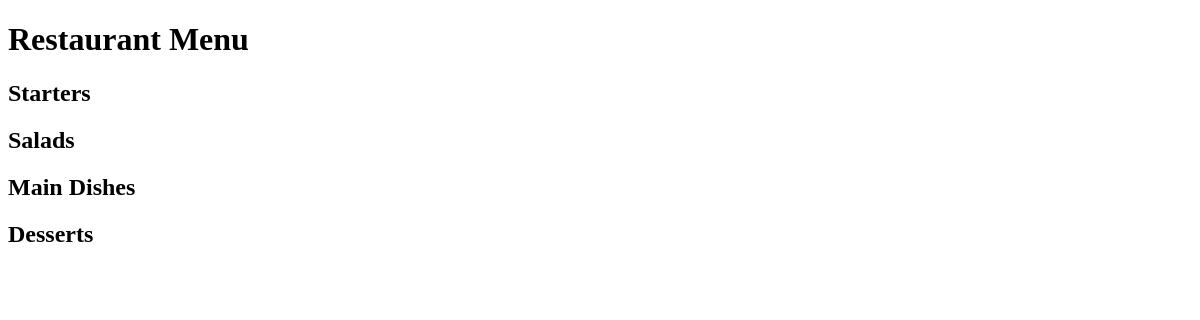
Before: / with the older database file.
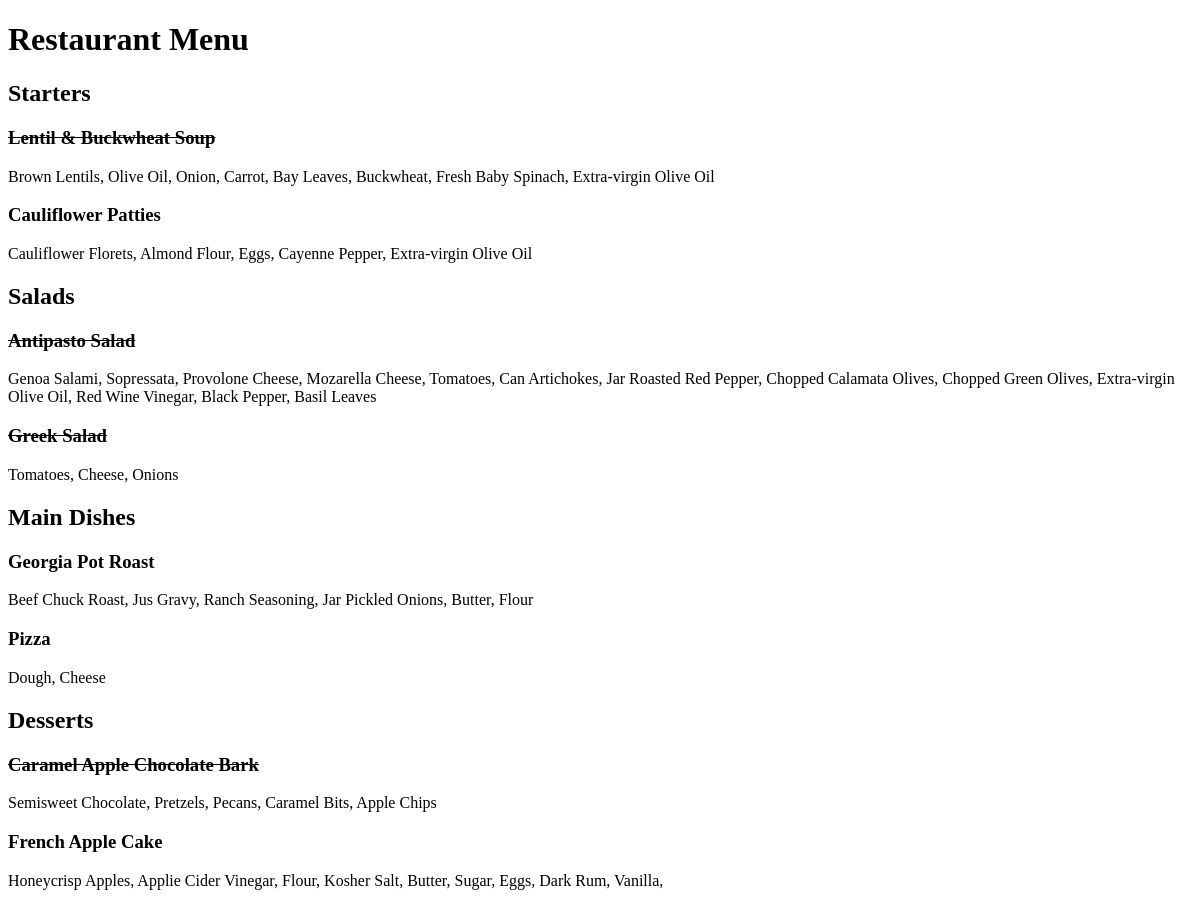
After: the same page with the newer database file.
### restaurant_menu/models.py (models this page shows, shortened)
class Item(models.Model):
    meal = models.CharField(max_length=1000, unique=True)
    description = models.CharField(max_length=4000)
    price = models.DecimalField(max_digits=9, decimal_places=2)
    category = models.CharField(max_length=200, choices=MEAL_TYPE)
    author = models.ForeignKey(User, on_delete=models.SET_NULL, null=True)
    status = models.IntegerField(choices=STATUS, default=0)
    date_created = models.DateTimeField(auto_now_add=True)
    date_uploaded = models.DateTimeField(auto_now=True)

### restaurant_menu/views.py (the view)
# urls.py: path('', views.MenuList.as_view(), name='home')
class MenuList(generic.ListView):
    queryset = Item.objects.order_by("-date_created")
    template_name = "index.html"
    def get_context_data(self, **kwargs):
        context = super().get_context_data(**kwargs)
        context["meals"] = MEAL_TYPE
        return context

### restaurant_menu/templates/index.html (shortened to what this page needs)
<!DOCTYPE html>
<html lang="en">
<head>
</head>
<body>
    <h1>Restaurant Menu</h1>
    {% for meal in meals %}
        <h2>{{ meal.1 }}</h2>
            {% for row in item_list %}
                {% if row.category == meal.0 %}
                    {% if row.status == 0 %}
                        <h3><del>{{ row.meal }}</del></h3>
                        <p>{{ row.description }}</p>
                    {% else %}
                        <h3>{{ row.meal }}</h3>
                        <p>{{ row.description }}</p>
                    {% endif %}
                {% endif %}
        {% endfor %}
    {% endfor %}
</body>
</html>

Changed rows visible on the page:
added Item: meal "Lentil & Buckwheat Soup", description "Brown Lentils, Olive Oil, Onion, Carrot, Bay Leaves, Buckwheat, Fresh Baby Spinach, Extra-virgin Olive Oil", shown under "Starters"
added Item: meal "Cauliflower Patties", description "Cauliflower Florets, Almond Flour, Eggs, Cayenne Pepper, Extra-virgin Olive Oil", shown under "Starters"
added Item: meal "Antipasto Salad", description "Genoa Salami, Sopressata, Provolone Cheese, Mozarella Cheese, Tomatoes, Can Artichokes, Jar Roasted Red Pepper, Chopped Calamata Olives, Chopped Green Olives, Extra-virgin Olive Oil, Red Wine Vinegar, Black Pepper, Basil Leaves", shown under "Salads"
added Item: meal "Greek Salad", description "Tomatoes, Cheese, Onions", shown under "Salads"
added Item: meal "Georgia Pot Roast", description "Beef Chuck Roast, Jus Gravy, Ranch Seasoning, Jar Pickled Onions, Butter, Flour", shown under "Main Dishes"
added Item: meal "Pizza", description "Dough, Cheese", shown under "Main Dishes"
added Item: meal "Caramel Apple Chocolate Bark", description "Semisweet Chocolate, Pretzels, Pecans, Caramel Bits, Apple Chips", shown under "Desserts"
added Item: meal "French Apple Cake", description "Honeycrisp Apples, Applie Cider Vinegar, Flour, Kosher Salt, Butter, Sugar, Eggs, Dark Rum, Vanilla,", shown under "Desserts"
